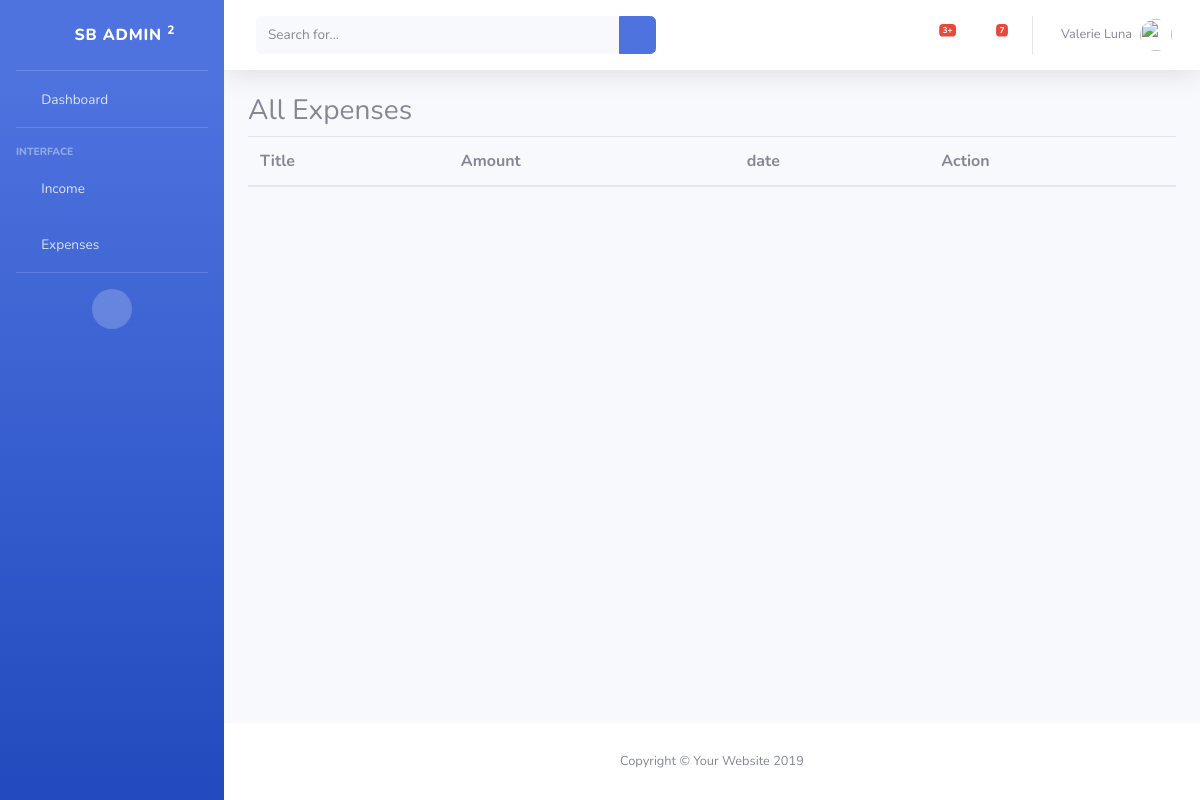
The app's page /expenses/ (signed in), older data.
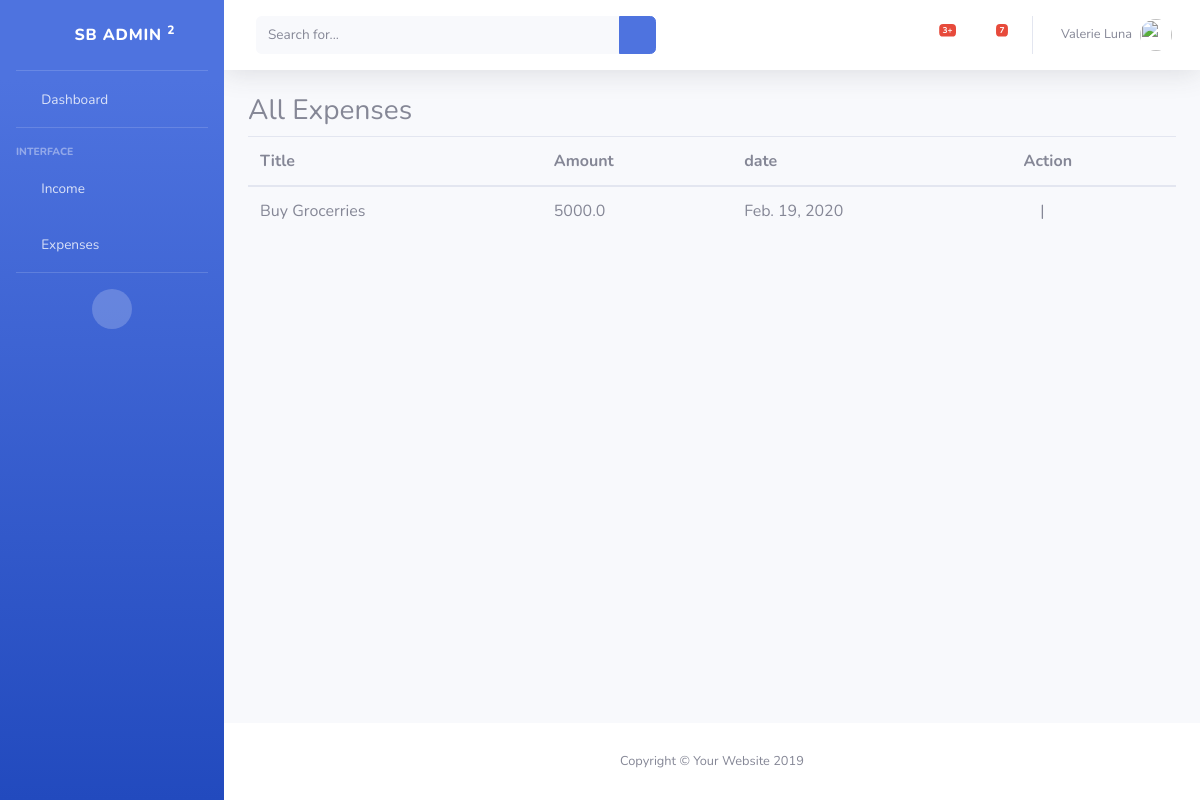
The same page, newer data.
### expenses/models.py (models this page shows, shortened)
class Expenses(Abs):
    image = models.ImageField(upload_to='expenses/',blank=True,null=True)
    category = models.ForeignKey(ExpensesCategory,on_delete=models.CASCADE)
    objects = ExpensesManager()
    class Meta:
        db_table = 'expenses'

### expenses/views.py (the view)
# urls.py: path('',AllExpensesView.as_view(),name='all_expenses'),
class AllExpensesView(View):
    template_name = 'expenses.html'
    def get(self,request):
        context={
            'all': Expenses.objects.filter(user_id=request.user.id)
        }
        return render(request,self.template_name,context)

### templates/expenses.html (shortened to what this page needs)
{% extends 'master/master.html' %}
 {% block 'sidebar' %}
  {% include 'component/sidebar.html' %}
 {% endblock %}
 {% block 'navbar' %}
  {% include 'component/nav.html' %}
 {% endblock %}
 {% block 'footer' %}
{% include 'component/footer.html' %}
 {% endblock %}
{% block 'body' %}
  <h3>All Expenses</h3>
  <table class="table">
   <thead>
     <th>Title</th>
     <th>Amount</th>
     <th>date</th>
   <th>Action</th>
   </thead>
   {% for a in all %}
    <tr>
     <td>{{a.title}}</td>
     <td>{{a.amount}}</td>
     <td>{{a.date}}</td>
     <td><a href="{% url 'delete_expenses' a.id %}"><i class="fa fa-trash"></i></a> | <a href="{% url 'edit_expenses' a.id %}"><i class="fa fa-edit"></i></a> </td>
    </tr>
   {% endfor %}
  </table>
{% endblock %}

### templates/master/master.html (shortened to what this page needs)
<!DOCTYPE html>
{% load static %}
<html lang="en">
<head>
  <link href="{% static 'vendor/fontawesome-free/css/all.min.css' %}" rel="stylesheet" type="text/css">
  <link href="{% static 'css/sb-admin-2.min.css' %}" rel="stylesheet">
</head>
<body id="page-top">
  <div id="wrapper">
   {% block 'sidebar' %}  {% endblock %}
    <div id="content-wrapper" class="d-flex flex-column">
      <div id="content">
      {% block 'navbar' %}  {% endblock %}
        <div class="container-fluid">
          {% block 'body' %} {% endblock %}
        </div>
      </div>
      {% block 'footer' %}  {% endblock %}
    </div>
  </div>
</body>
</html>

### templates/component/sidebar.html (shortened to what this page needs)
    <ul class="navbar-nav bg-gradient-primary sidebar sidebar-dark accordion" id="accordionSidebar">
      <a class="sidebar-brand d-flex align-items-center justify-content-center" href="index.html">
        <div class="sidebar-brand-icon rotate-n-15">
          <i class="fas fa-laugh-wink"></i>
        </div>
        <div class="sidebar-brand-text mx-3">SB Admin <sup>2</sup></div>
      </a>
      <hr class="sidebar-divider my-0">
      <li class="nav-item">
        <a class="nav-link" href="{% url 'dashboard' %}">
          <i class="fas fa-fw fa-tachometer-alt"></i>
          <span>Dashboard</span></a>
      </li>
      <hr class="sidebar-divider">
      <div class="sidebar-heading">
        Interface
      </div>
      <li class="nav-item">
        <a class="nav-link collapsed" href="#" data-toggle="collapse" data-target="#collapseTwo" aria-expanded="true" aria-controls="collapseTwo">
          <i class="fas fa-fw fa-cog"></i>
          <span>Income</span>
        </a>
      </li>
      <li class="nav-item">
        <a class="nav-link collapsed" href="#" data-toggle="collapse" data-target="#collapseUtilities" aria-expanded="true" aria-controls="collapseUtilities">
          <i class="fas fa-fw fa-wrench"></i>
          <span>Expenses</span>
        </a>
      </li>
      <hr class="sidebar-divider">
      <div class="text-center d-none d-md-inline">
        <button class="rounded-circle border-0" id="sidebarToggle"></button>
      </div>
    </ul>

### templates/component/nav.html (shortened to what this page needs)
        <nav class="navbar navbar-expand navbar-light bg-white topbar mb-4 static-top shadow">
          <form class="d-none d-sm-inline-block form-inline mr-auto ml-md-3 my-2 my-md-0 mw-100 navbar-search">
            <div class="input-group">
              <input type="text" class="form-control bg-light border-0 small" placeholder="Search for..." aria-label="Search" aria-describedby="basic-addon2">
              <div class="input-group-append">
                <button class="btn btn-primary" type="button">
                  <i class="fas fa-search fa-sm"></i>
                </button>
              </div>
            </div>
          </form>
          <ul class="navbar-nav ml-auto">
            <li class="nav-item dropdown no-arrow mx-1">
              <a class="nav-link dropdown-toggle" href="#" id="alertsDropdown" role="button" data-toggle="dropdown" aria-haspopup="true" aria-expanded="false">
                <i class="fas fa-bell fa-fw"></i>
                <span class="badge badge-danger badge-counter">3+</span>
              </a>
            </li>
            <li class="nav-item dropdown no-arrow mx-1">
              <a class="nav-link dropdown-toggle" href="#" id="messagesDropdown" role="button" data-toggle="dropdown" aria-haspopup="true" aria-expanded="false">
                <i class="fas fa-envelope fa-fw"></i>
                <span class="badge badge-danger badge-counter">7</span>
              </a>
            </li>
            <li class="nav-item dropdown no-arrow">
              <a class="nav-link dropdown-toggle" href="#" id="userDropdown" role="button" data-toggle="dropdown" aria-haspopup="true" aria-expanded="false">
                <span class="mr-2 d-none d-lg-inline text-gray-600 small">Valerie Luna</span>
                <img class="img-profile rounded-circle" src="https://source.unsplash.com/QAB-WJcbgJk/60x60">
              </a>
            </li>
          </ul>
        </nav>

### templates/component/footer.html
      <footer class="sticky-footer bg-white">
        <div class="container my-auto">
          <div class="copyright text-center my-auto">
            <span>Copyright &copy; Your Website 2019</span>
          </div>
        </div>
      </footer>

Row changes from the older to the newer data that the page shows:
added Expenses: title "Buy Grocerries", amount "5000.0", date "Feb. 19, 2020"
